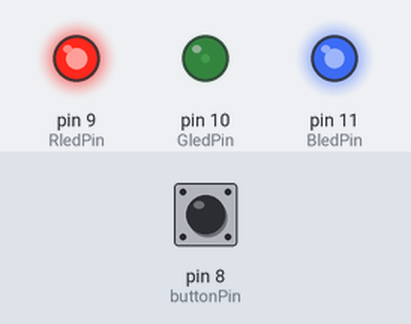
A sketch run on a simulated Arduino Uno, built with avr-gcc and run on an emulated ATmega328P. On the bench: output pins drawn as LEDs (lit = HIGH). The inputs (shaded band) are chosen by the test bench; at power-on: pin 8 (buttonPin) LOW.

Above: at 1.2 s.
1.3 s: pin 8 (buttonPin) pulled HIGH for 0.15 s
At 2.4 s:
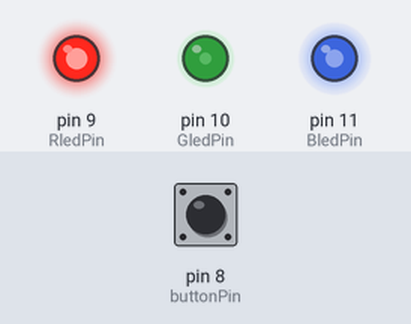
4.4 s: pin 8 (buttonPin) pulled HIGH for 1 s
At 5.8 s:
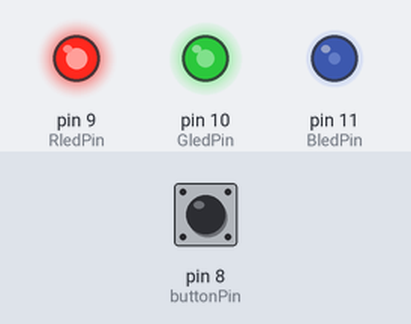
8.4 s: pin 8 (buttonPin) pulled HIGH for 3.2 s
At 9.8 s:
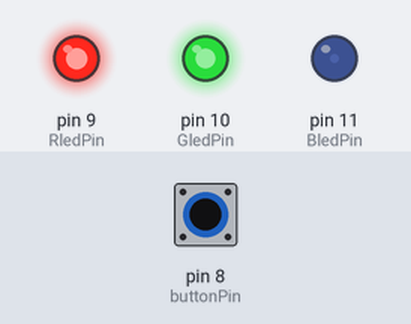
16.1 s: pin 8 (buttonPin) pulled HIGH for 0.15 s
Timing chart, 0 to 26.2 s (numbered marks = the images above; inputs shaded):
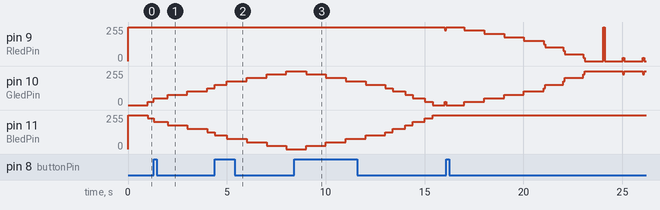

The sketch:

doll.ino
```cpp
const int RledPin = 9;
const int GledPin = 10;
const int BledPin = 11;
const int buttonPin = 8;

int mood = 0;
const int neutralmood = 10;
unsigned long previousMillis = 0;
int fadingDirection = 1;
int buttonState = 0;
bool ButtonPressed = false;
unsigned long touchedTimer = 0;
unsigned long reducedTimer = 0;
const long unTouchInterval = 5000;
const long reducedInterval = 1000;

void setup() {
  pinMode(buttonPin, INPUT);
  pinMode(RledPin, OUTPUT);
  pinMode(GledPin, OUTPUT);
  pinMode(BledPin, OUTPUT);

  mood = neutralmood;
  previousMillis = millis();
  reducedTimer = millis();
  touchedTimer = 0;
}

void loop() {

  float brightnessInterval = 255.0 / 10.0;
  if (mood >= neutralmood) {
    analogWrite(RledPin, 255);
    analogWrite(GledPin, brightnessInterval * (mood - neutralmood));
    analogWrite(BledPin, 255 - brightnessInterval * (mood - neutralmood));
  } else {
    analogWrite(RledPin, 255 - brightnessInterval * (neutralmood - mood));
    analogWrite(GledPin, brightnessInterval * (neutralmood - mood));
    analogWrite(BledPin, 255);
  }

  unsigned long currentMillis = millis();
  if (currentMillis - previousMillis > 1000) {
    mood = mood + fadingDirection;
    if (mood >= 20 || mood <= 0) {
      fadingDirection = -fadingDirection;
    }
    previousMillis = currentMillis;
  }

  buttonState = digitalRead(buttonPin);
  if (buttonState == HIGH && !ButtonPressed) {
    mood = mood + 1;
    if (mood > 20) mood = 20;
    touchedTimer = millis();
    ButtonPressed = true;
  }
  if (buttonState == LOW && ButtonPressed) {
    ButtonPressed = false;
  }

  unsigned long currentTimer = millis();
  if (currentTimer - touchedTimer > unTouchInterval) {
    if (currentTimer - reducedTimer > reducedInterval) {
      mood = mood - 1;
      if (mood < 0) mood = 0;
      reducedTimer = currentTimer;
    }
  }
}
```
